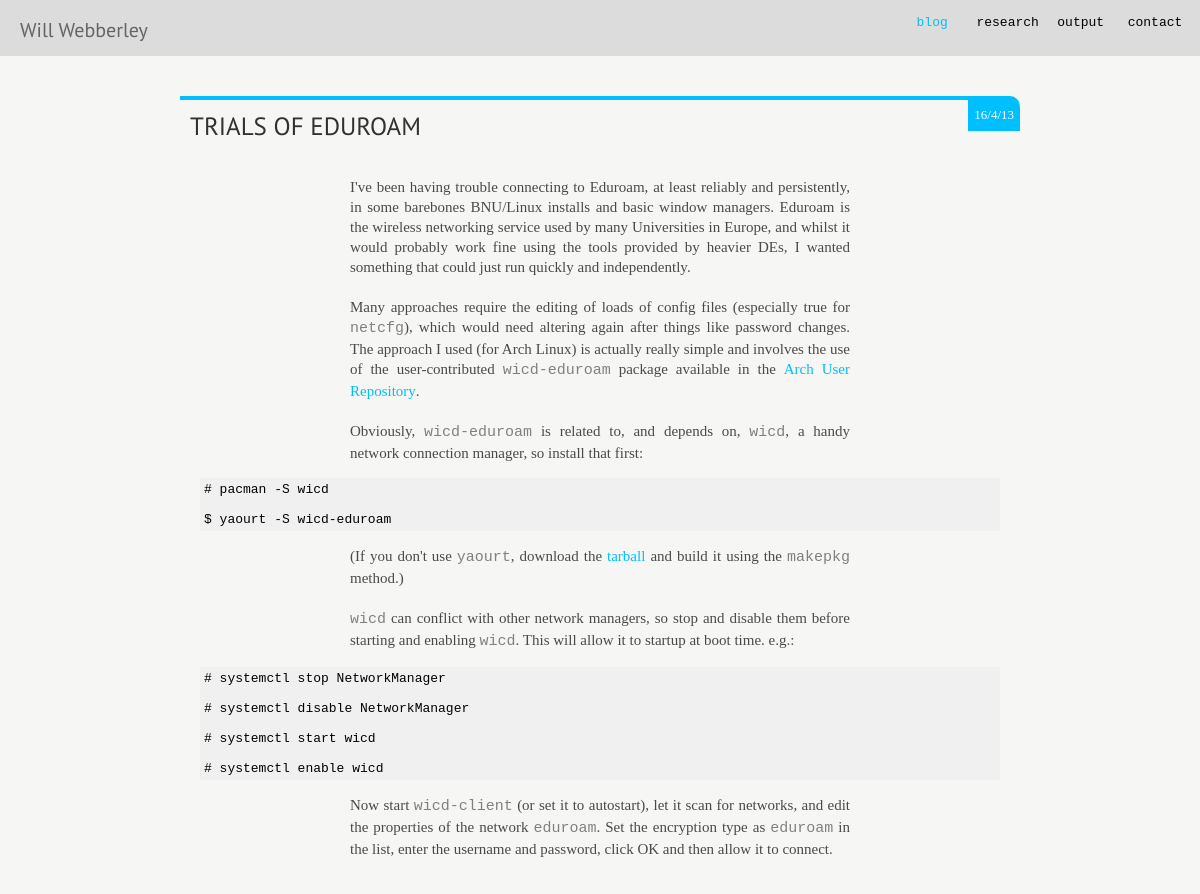
The page /post/13/4/16/ on the database its author committed.
### blog.py (models this page shows, shortened)
class Post(Base):
    __tablename__ = 'posts'
    id = Column(Integer, primary_key=True)
    title = Column(String)
    content = Column(String)
    date = Column(Integer)
    day = Column(String)
    month = Column(String)
    year = Column(String)

### app.py (the view)
@app.route('/post/<year>/<month>/<day>/')
def post(year, month, day):
    post = getPostByDate(year, month, day)
    postList = []
    if not post == None:
        postList.append(post)
    return render_template('blog.html', posts = postList, mobile = request.mobile, single = True)

### app.py (called while the page is built)
@app.before_request
def check_mobile():
    request.mobile = detectMobile(request)

### blog.py (called while the page is built)
def processPost(post):
    title = post.title
    for ch in disallowed_in_url:
        if ch in title:
            title = title.replace(ch, "")
    post.url_title = title.replace(" ","-")
    return post

def getPostByDate(year, month, day):
    post = sess.query(Post).filter_by(year=int(year),month=int(month),day=int(day)).first()
    post = processPost(post)
    return post

### tools.py (called while the page is built)
def detectMobile(request):
    agent =  str(request.user_agent).lower()
    mobileList = ["android", "iphone", "ipad", "windows phone", "iemobile",  "nokia", "samsumg", "blackberry", "rim", "playbook", "kindle", "mobile"]
    for item in mobileList:
        if item in agent:
            return True
    return False

### templates/blog.html (shortened to what this page needs)
{% extends "layout.html" %}
{% block body %}
{% for post in posts %}
{% autoescape false %}
{% if single or not single%}
<article class="full-post">
    <div class="meta"><p>
          <span class="date"><a href="/blog/{{ post.year }}/{{ post.month }}/{{ post.day }}/{{ post.url_title.lower() }}#comments">{{ post.day }}/{{ post.month }}/{{ post.year }}</a></span>
   </p></div>
    <h2><a href="/blog/{{ post.year }}/{{ post.month }}/{{ post.day }}/{{ post.url_title.lower() }}">{{ post.title }}</a> </h2>
    {{ post.content }}
</article>
{% endif %}
{% endautoescape %}
{% endfor %}
</div>
{% endblock %}

### static/css/style.css (style rules this page uses)
* { margin:0px; padding:0px; font-family: 'PT Sans', 'Verdana', 'Helvetica Neue', 'Helvetica', 'Sans-serif'; font-weight: lighter; text-decoration:none; }
html,body { height:100%; padding:0px; margin:0px; }
body { background:rgb(246, 246, 244); }
h2 { border-bottom:4px solid #00BFFF; color:black; margin-top:25px; margin-bottom:15px; font-weight:lighter; padding:5px 10px; font-size:20px; font-family: 'PT Sans', sans-serif; }
p { font-family:'PT Sans', 'Helvetica Neue', 'Helvetica', 'Verdana', 'Sans-serif'; font-weight:normal; color:#222; font-size:15px; margin-bottom:8px; line-height:20px; }
a:link { margin:0px;color:#00BFFF; }
.code { color:gray; font-family:'Courier New', 'Courier', 'Monospace'; }
pre { margin:0px 20px; font-family:'courier-new', 'courier', 'monospace'; font-size:13px; padding:4px; background:rgb(240,240,240); word-wrap:break-word; }
article { position:relative; margin:0px auto; margin-top:40px; padding-bottom:20px; border-top:4px solid #00BFFF; border-radius:0px 10px 0px 0px; }
article h2 { border-radius:0px 0px 0px 0px; padding:10px; margin-top:0px; color:rgba(200,200,200,0.7); text-shadow:none; padding-left:10px; margin-bottom:10px; text-transform:uppercase; font-size:25px; opacity:0.8; display:inline-block; border:none; }
article h2 a:link { color:black; }
article .meta { background:#00BFFF; float:right; padding:2px; border-radius:0px 7px 0px 0px; }
article .meta p { padding:0px; margin:4px; }
article .meta .date { color:white; font-size:13px; }
article .meta .date a:link { color:white; }
article p { margin:10px auto; padding:5px 5px; font-size:15px; font-weight:light; color:rgba(0,0,0,0.7); font-family: 'Droid Serif', serif; display:block; max-width:500px; text-align:justify; text-justify:inner-word; }
article p:first-child { margin-top:2px; }
article p * { font-family: 'Droid Serif', serif; }

### static/css/mobile.css (style rules this page uses)
h2 { padding:5px 5px 5px 5px; margin:0px; margin-bottom:10px; }

### rows shown on the page
Post: day "16", month "4", year "13", title "TRIALS OF EDUROAM", content "I've been having trouble connecting to Eduroam, at least reliably and persistently, in some barebones BNU/Linux installs and basic window managers. Eduroam is the wireless networking service used by many Universities in Europe, and whilst it would probably work fine using the tools provided by heavier DEs, I wanted something that could just run quickly and independently. Many approaches require the editing of loads of config files (especially true for netcfg ), which would need altering again after things like password changes. The approach I used (for Arch Linux) is actually really simple and involves the use of the user-contributed wicd-eduroam package available in the Arch User…"
